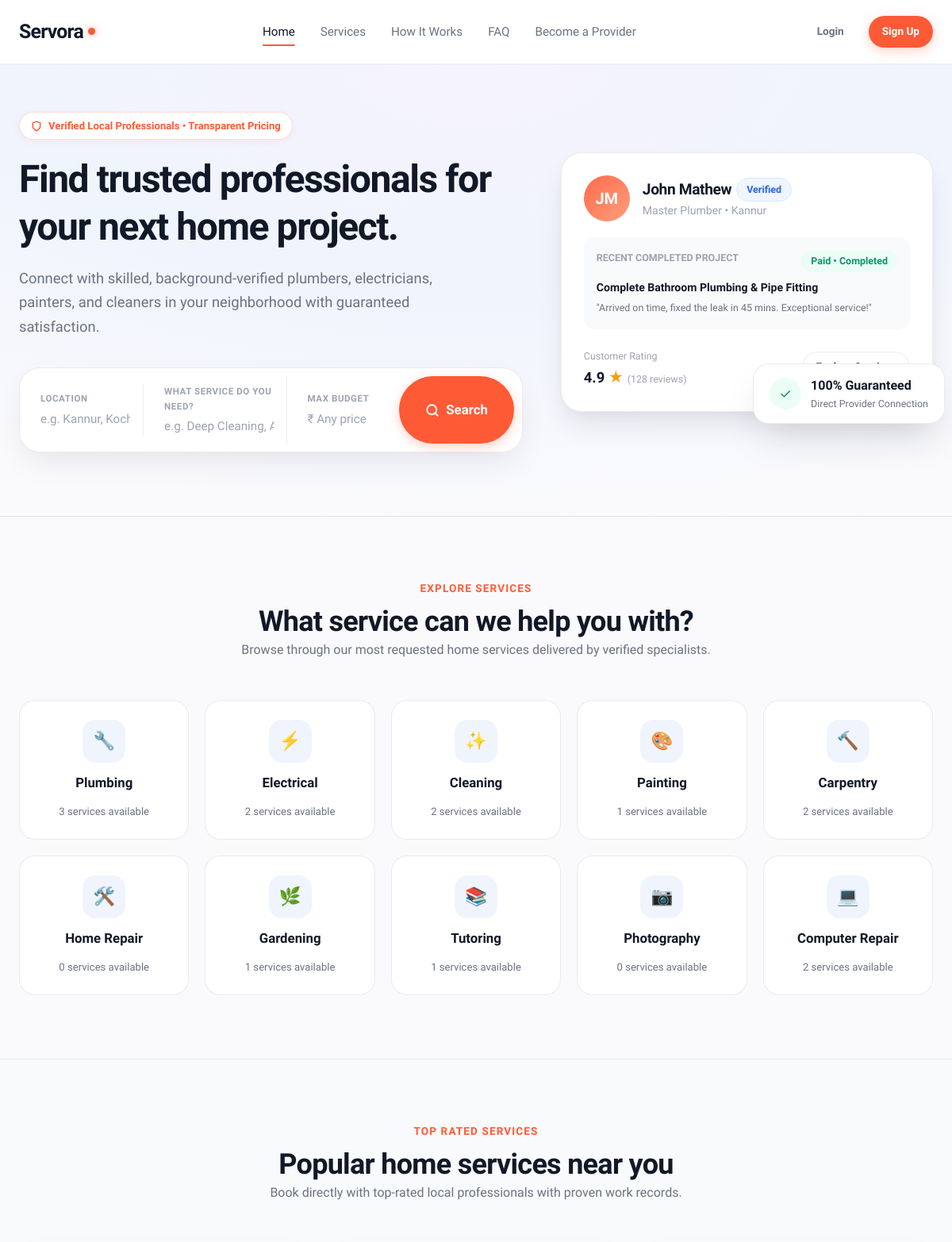
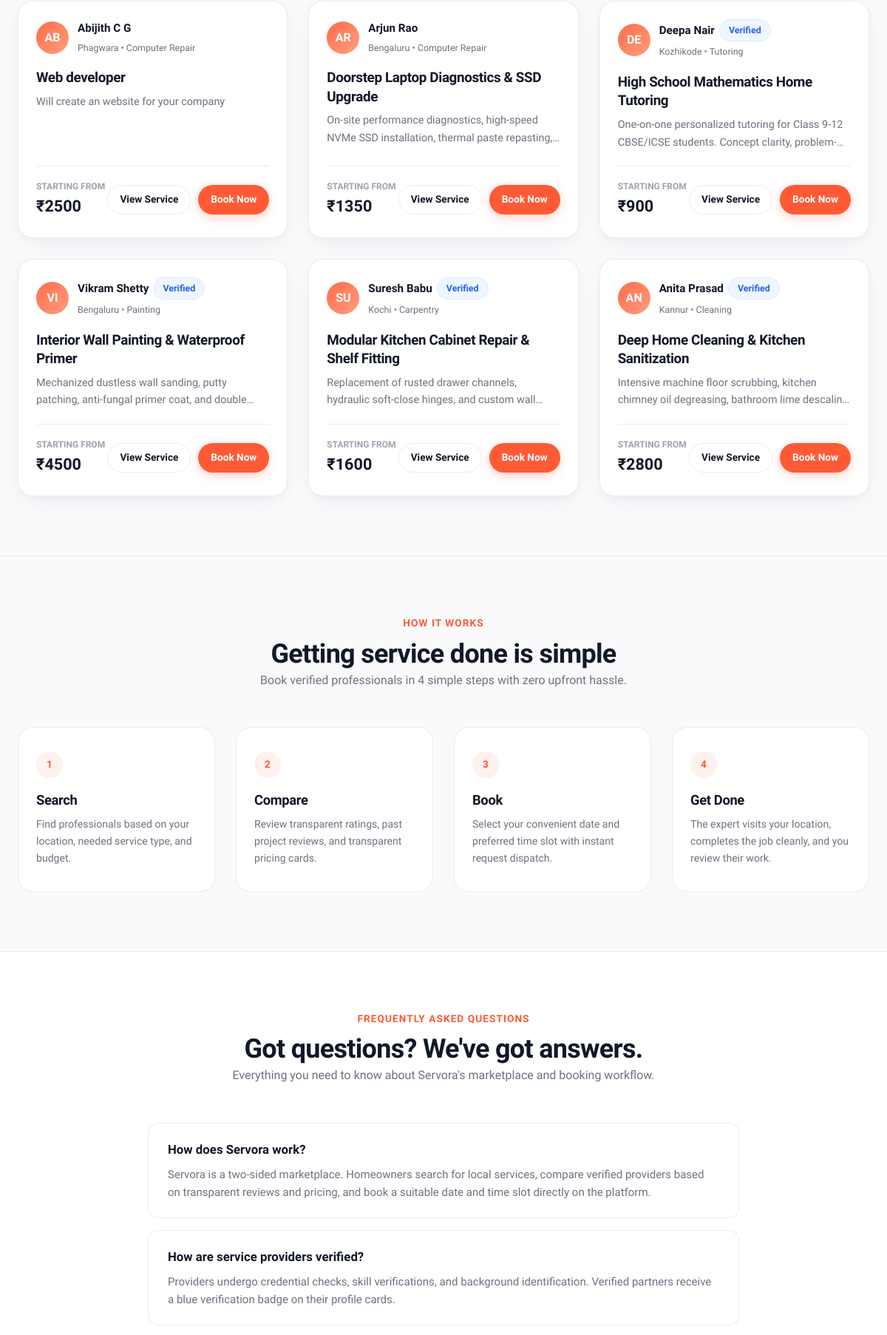
The page / (upper part) on the database its author committed (2 pictures, top to bottom).
### services/models.py (models this page shows, shortened)
class Category(models.Model):
    name = models.CharField(max_length=100, unique=True)
    slug = models.SlugField(max_length=120, unique=True, blank=True)
    icon_name = models.CharField(
        max_length=50,
        default='wrench',
        help_text="Icon identifier (e.g. spark, wrench, zap, paint, hammer, leaf)"
    )
    description = models.TextField(blank=True, default='')
    order = models.PositiveIntegerField(default=0)
    class Meta:
        verbose_name_plural = "Categories"
        ordering = ['order', 'name']

class Service(models.Model):
    provider = models.ForeignKey(UserProfile, on_delete=models.CASCADE, related_name='services')
    category = models.ForeignKey(Category, on_delete=models.CASCADE, related_name='services')
    title = models.CharField(max_length=200)
    slug = models.SlugField(max_length=220, unique=True, blank=True)
    description = models.TextField()
    price = models.DecimalField(max_digits=10, decimal_places=2, help_text="Starting price in INR (₹)")
    duration_estimate = models.CharField(max_length=100, default='1-2 hours')
    location = models.CharField(max_length=120, default='Kannur')
    image = models.ImageField(upload_to='services/', blank=True, null=True)
    is_active = models.BooleanField(default=True)
    is_featured = models.BooleanField(default=False)
    created_at = models.DateTimeField(auto_now_add=True)
    updated_at = models.DateTimeField(auto_now=True)
    class Meta:
        ordering = ['-is_featured', '-created_at']

### users/models.py (models this page shows, shortened)
class UserProfile(models.Model):
    ROLE_CHOICES = (
        ('customer', 'Customer / Homeowner'),
        ('provider', 'Service Provider / Professional'),
    )
    user = models.OneToOneField(User, on_delete=models.CASCADE, related_name='profile')
    role = models.CharField(max_length=20, choices=ROLE_CHOICES, default='customer')
    phone = models.CharField(max_length=20, blank=True, default='')
    city = models.CharField(max_length=100, blank=True, default='Kannur')
    address = models.TextField(blank=True, default='')
    bio = models.TextField(blank=True, default='')
    is_verified = models.BooleanField(default=False, help_text="Designates whether this provider has been verified.")
    avatar = models.ImageField(upload_to='profiles/', blank=True, null=True)
    PAYOUT_STATUS_CHOICES = (
        ('not_configured', 'Not Configured'),
        ('configured', 'Configured'),
        ('verification_required', 'Verification Required'),
        ('ready', 'Ready for Payout'),
    )
    PAYOUT_PREFERENCE_CHOICES = (
        ('upi', 'UPI Transfer'),
        ('bank', 'Bank Transfer'),
    )
    payout_upi_id = models.CharField(
        max_length=100,
        blank=True,
        default='',
        help_text="Private provider UPI ID for electronic settlement disbursements."
    )
    payout_upi_name = models.CharField(
        max_length=150,
        blank=True,
        default='',
        help_text="Beneficiary name associated with UPI ID."
    )
    payout_preference = models.CharField(
        max_length=30,
        choices=PAYOUT_PREFERENCE_CHOICES,
        default='upi'
    )
    payout_status = models.CharField(
        max_length=30,
        choices=PAYOUT_STATUS_CHOICES,
        default='not_configured'
    )
    created_at = models.DateTimeField(auto_now_add=True)

### services/views.py (the view)
# urls.py: path('', views.home_view, name='home'),
def home_view(request):
    active_promo_subquery = FeaturedListing.objects.filter(
        service=OuterRef('pk'),
        is_active=True,
        end_date__gte=date.today()
    )
    categories = Category.objects.all()[:10]
    featured_services = Service.objects.filter(is_active=True).annotate(
        has_active_promo=Exists(active_promo_subquery)
    ).select_related('provider', 'category', 'provider__user').order_by('-has_active_promo', '-is_featured', '-created_at')[:6]
    return render(request, 'services/home.html', {
        'categories': categories,
        'featured_services': featured_services,
    })

### templates/services/home.html (shortened to what this page needs)
{% extends 'base.html' %}
{% load static %}
{% block extra_css %}
  <link rel="stylesheet" href="{% static 'css/customer.css' %}">
{% endblock %}
{% block content %}
<section class="hero-section">
  <div class="container hero-grid">
    <div class="hero-content">
      <div class="hero-badge">
        <svg width="14" height="14" viewBox="0 0 24 24" fill="none" stroke="currentColor" stroke-width="2.5" stroke-linecap="round" stroke-linejoin="round">
          <path d="M12 22s8-4 8-10V5l-8-3-8 3v7c0 6 8 10 8 10z"></path>
        </svg>
        <span>Verified Local Professionals &bull; Transparent Pricing</span>
      </div>
      <h1 class="hero-title">Find trusted professionals for your next home project.</h1>
      <p class="hero-desc">Connect with skilled, background-verified plumbers, electricians, painters, and cleaners in your neighborhood with guaranteed satisfaction.</p>
      <div class="search-card">
        <form action="{% url 'service_list' %}" method="GET" class="search-form-grid">
          <div class="search-field">
            <span class="search-label">Location</span>
            <input type="text" name="location" class="search-input" placeholder="e.g. Kannur, Kochi" value="{{ request.GET.location|default:'' }}">
          </div>
          <div class="search-field">
            <span class="search-label">What service do you need?</span>
            <input type="text" name="search" class="search-input" placeholder="e.g. Deep Cleaning, AC Repair" value="{{ request.GET.search|default:'' }}">
          </div>
          <div class="search-field">
            <span class="search-label">Max Budget</span>
            <input type="number" name="max_price" class="search-input" placeholder="₹ Any price" value="{{ request.GET.max_price|default:'' }}">
          </div>
          <button type="submit" class="btn btn-primary btn-lg" style="height: 100%;">
            <svg width="18" height="18" viewBox="0 0 24 24" fill="none" stroke="currentColor" stroke-width="2.5" stroke-linecap="round" stroke-linejoin="round">
              <circle cx="11" cy="11" r="8"></circle>
              <line x1="21" y1="21" x2="16.65" y2="16.65"></line>
            </svg>
            <span>Search</span>
          </button>
        </form>
      </div>
    </div>
    <div class="hero-visual">
      <div class="hero-visual-card">
        <div class="hero-visual-header">
          <div class="hero-visual-avatar">JM</div>
          <div>
            <div style="display: flex; align-items: center; gap: 6px;">
              <h4 style="margin: 0;">John Mathew</h4>
              <span class="badge badge-verified">Verified</span>
            </div>
            <p class="text-sm" style="margin: 0; color: var(--text-muted);">Master Plumber &bull; Kannur</p>
          </div>
        </div>
        <div style="background: var(--bg-cool-gray); border-radius: var(--radius-md); padding: 16px; margin-bottom: 20px;">
          <div style="display: flex; justify-content: space-between; margin-bottom: 8px;">
            <span class="text-xs text-bold" style="text-transform: uppercase; color: var(--text-muted);">Recent Completed Project</span>
            <span class="badge badge-completed">Paid &bull; Completed</span>
          </div>
          <p class="text-sm" style="font-weight: 600; margin: 0; color: var(--text-primary);">Complete Bathroom Plumbing & Pipe Fitting</p>
          <p class="text-xs" style="color: var(--text-secondary); margin-top: 4px;">"Arrived on time, fixed the leak in 45 mins. Exceptional service!"</p>
        </div>
        <div style="display: flex; justify-content: space-between; align-items: center;">
          <div>
            <span class="text-xs" style="color: var(--text-muted);">Customer Rating</span>
            <div style="font-weight: 800; font-size: 1.15rem; color: var(--text-primary);">
              4.9 <span style="color: #F59E0B;">★</span> <span class="text-xs" style="font-weight: normal; color: var(--text-muted);">(128 reviews)</span>
            </div>
          </div>
          <a href="{% url 'service_list' %}" class="btn btn-outline btn-sm">Explore Services</a>
        </div>
        <div class="hero-stat-pill">
          <div style="background: #ECFDF5; color: #059669; width: 40px; height: 40px; border-radius: 50%; display: flex; align-items: center; justify-content: center; font-size: 1.1rem;">
            ✓
          </div>
          <div>
            <div style="font-weight: 800; font-size: 1rem; color: var(--text-primary);">100% Guaranteed</div>
            <div class="text-xs" style="color: var(--text-secondary);">Direct Provider Connection</div>
          </div>
        </div>
      </div>
    </div>
  </div>
</section>
<section class="section" id="categories">
  <div class="container">
    <div class="section-header">
      <span class="section-subtitle">Explore Services</span>
      <h2>What service can we help you with?</h2>
      <p>Browse through our most requested home services delivered by verified specialists.</p>
    </div>
    <div class="category-grid">
      {% for cat in categories %}
        <a href="{% url 'category_services' cat.name %}" class="category-card">
          <div class="category-icon">
            {% if cat.icon_name == 'spark' %}✨
            {% elif cat.icon_name == 'zap' %}⚡
            {% elif cat.icon_name == 'wrench' %}🔧
            {% elif cat.icon_name == 'paint' %}🎨
            {% elif cat.icon_name == 'hammer' %}🔨
            {% elif cat.icon_name == 'leaf' %}🌿
            {% elif cat.icon_name == 'book' %}📚
            {% elif cat.icon_name == 'camera' %}📷
            {% elif cat.icon_name == 'cpu' %}💻
            {% else %}🛠️{% endif %}
          </div>
          <div class="category-name">{{ cat.name }}</div>
          <div class="category-count">{{ cat.services.count }} services available</div>
        </a>
      {% empty %}
        <p class="text-sm" style="color: var(--text-muted);">No categories added yet.</p>
      {% endfor %}
    </div>
  </div>
</section>
<section class="section" style="background: var(--bg-cool-gray); border-top: 1px solid var(--border-subtle); border-bottom: 1px solid var(--border-subtle);">
  <div class="container">
    <div class="section-header">
      <span class="section-subtitle">Top Rated Services</span>
      <h2>Popular home services near you</h2>
      <p>Book directly with top-rated local professionals with proven work records.</p>
    </div>
    <div class="provider-grid">
      {% for service in featured_services %}
        <div class="service-card card-hover">
          <div class="service-card-body">
            <div class="service-provider-info">
              <a href="{% url 'provider_profile' service.provider.id %}" style="display: flex; align-items: center; gap: 12px;">
                <div class="hero-visual-avatar" style="width: 44px; height: 44px; font-size: 1rem;">
                  {{ service.provider.user.first_name|default:service.provider.user.username|slice:":2"|upper }}
                </div>
                <div>
                  <div style="display: flex; align-items: center; gap: 6px;">
                    <strong style="font-size: 0.95rem; color: var(--brand-dark);">
                      {{ service.provider.user.get_full_name|default:service.provider.user.username }}
                    </strong>
                    {% if service.provider.is_verified %}<span class="badge badge-verified">Verified</span>{% endif %}
                  </div>
                  <span class="text-xs" style="color: var(--text-secondary);">{{ service.location }} &bull; {{ service.category.name }}</span>
                </div>
              </a>
            </div>
            <h3 class="service-title">
              <a href="{% url 'service_detail' service.id %}">{{ service.title }}</a>
            </h3>
            <p class="service-desc">{{ service.description }}</p>
            <div class="service-meta">
              <div class="service-price-block">
                <span class="service-price-label">Starting from</span>
                <span class="service-price">₹{{ service.price|floatformat:0 }}</span>
              </div>
              <div class="service-card-actions">
                <a href="{% url 'service_detail' service.id %}" class="btn btn-outline btn-sm">View Service</a>
                <a href="{% url 'book_service' service.id %}" class="btn btn-primary btn-sm">Book Now</a>
              </div>
            </div>
          </div>
        </div>
      {% empty %}
        <p class="text-sm" style="color: var(--text-muted);">No services available at this time.</p>
      {% endfor %}
    </div>
  </div>
</section>
<section class="section" id="how-it-works">
  <div class="container">
    <div class="section-header">
      <span class="section-subtitle">How It Works</span>
      <h2>Getting service done is simple</h2>
      <p>Book verified professionals in 4 simple steps with zero upfront hassle.</p>
    </div>
    <div class="steps-grid">
      <div class="step-card">
        <div class="step-num">1</div>
        <h4 class="step-title">Search</h4>
        <p class="text-sm">Find professionals based on your location, needed service type, and budget.</p>
      </div>
      <div class="step-card">
        <div class="step-num">2</div>
        <h4 class="step-title">Compare</h4>
        <p class="text-sm">Review transparent ratings, past project reviews, and transparent pricing cards.</p>
      </div>
      <div class="step-card">
        <div class="step-num">3</div>
        <h4 class="step-title">Book</h4>
        <p class="text-sm">Select your convenient date and preferred time slot with instant request dispatch.</p>
      </div>
      <div class="step-card">
        <div class="step-num">4</div>
        <h4 class="step-title">Get Done</h4>
        <p class="text-sm">The expert visits your location, completes the job cleanly, and you review their work.</p>
      </div>
    </div>
  </div>
</section>
<section class="section" id="faq" style="background: #FFFFFF; border-top: 1px solid var(--border-subtle);">
  <div class="container">
    <div class="section-header">
      <span class="section-subtitle">Frequently Asked Questions</span>
      <h2>Got questions? We've got answers.</h2>
      <p>Everything you need to know about Servora's marketplace and booking workflow.</p>
    </div>
    <div class="faq-list">
      <div class="faq-item">
        <div class="faq-question">How does Servora work?</div>
        <div class="faq-answer">Servora is a two-sided marketplace. Homeowners search for local services, compare verified providers based on transparent reviews and pricing, and book a suitable date and time slot directly on the platform.</div>
      </div>
      <div class="faq-item">
        <div class="faq-question">How are service providers verified?</div>
        <div class="faq-answer">Providers undergo credential checks, skill verifications, and background identification. Verified partners receive a blue verification badge on their profile cards.</div>
      </div>
    </div>
  </div>
</section>
{% endblock %}

### rows shown on the page
Category: name "Plumbing", services.count "3"
Category: name "Electrical", services.count "2"
Category: name "Cleaning", services.count "2"
Category: name "Painting", services.count "1"
Category: name "Carpentry", services.count "2"
Category: name "Home Repair", services.count "0"
Category: name "Gardening", services.count "1"
Category: name "Tutoring", services.count "1"
Category: name "Photography", services.count "0"
Category: name "Computer Repair", services.count "2"
Service: provider.user.first_name "AB", provider.user.get_full_name "Abijith C G", location "Phagwara", category.name "Computer Repair", title "Web developer", description "Will create an website for your company", price "2500"
Service: provider.user.first_name "AR", provider.user.get_full_name "Arjun Rao", location "Bengaluru", category.name "Computer Repair", title "Doorstep Laptop Diagnostics & SSD Upgrade", description "On-site performance diagnostics, high-speed NVMe SSD installation, thermal paste…", price "1350"
Service: provider.user.first_name "DE", provider.user.get_full_name "Deepa Nair", shows "Verified", location "Kozhikode", category.name "Tutoring", title "High School Mathematics Home Tutoring", description "One-on-one personalized tutoring for Class 9-12 CBSE/ICSE students. Concept…", price "900"
Service: provider.user.first_name "VI", provider.user.get_full_name "Vikram Shetty", shows "Verified", location "Bengaluru", category.name "Painting", title "Interior Wall Painting & Waterproof Primer", description "Mechanized dustless wall sanding, putty patching, anti-fungal primer coat, and…", price "4500"
Service: provider.user.first_name "SU", provider.user.get_full_name "Suresh Babu", shows "Verified", location "Kochi", category.name "Carpentry", title "Modular Kitchen Cabinet Repair & Shelf Fitting", description "Replacement of rusted drawer channels, hydraulic soft-close hinges, and custom…", price "1600"
Service: provider.user.first_name "AN", provider.user.get_full_name "Anita Prasad", shows "Verified", location "Kannur", category.name "Cleaning", title "Deep Home Cleaning & Kitchen Sanitization", description "Intensive machine floor scrubbing, kitchen chimney oil degreasing, bathroom lime…", price "2800"
